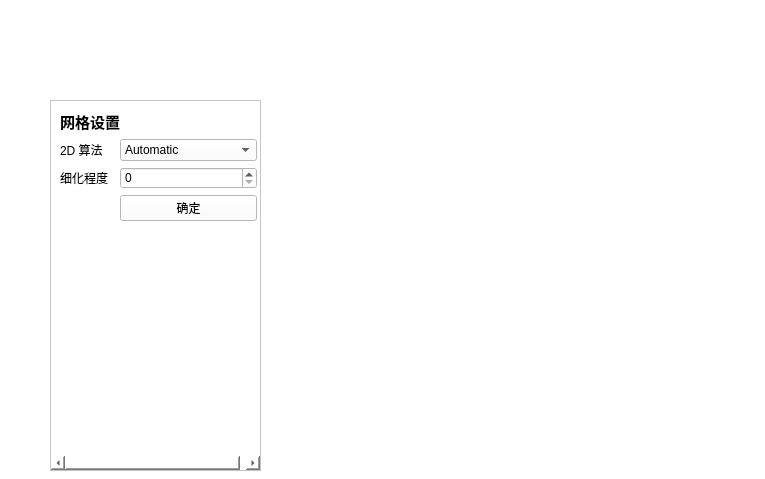
<?xml version="1.0" encoding="UTF-8"?>
<ui version="4.0">
 <class>ModelWidget</class>
 <widget class="QWidget" name="ModelWidget">
  <property name="geometry">
   <rect>
    <x>0</x>
    <y>0</y>
    <width>765</width>
    <height>479</height>
   </rect>
  </property>
  <property name="windowTitle">
   <string>Form</string>
  </property>
  <property name="styleSheet">
   <string notr="true">background-color: rgb(255, 255, 255);</string>
  </property>
  <widget class="QScrollArea" name="scrollArea">
   <property name="geometry">
    <rect>
     <x>50</x>
     <y>100</y>
     <width>211</width>
     <height>371</height>
    </rect>
   </property>
   <property name="widgetResizable">
    <bool>true</bool>
   </property>
   <widget class="QWidget" name="scrollAreaWidgetContents">
    <property name="geometry">
     <rect>
      <x>0</x>
      <y>0</y>
      <width>211</width>
      <height>352</height>
     </rect>
    </property>
    <layout class="QGridLayout" name="gridLayout_2">
     <item row="1" column="2">
      <widget class="QComboBox" name="comboBox">
       <item>
        <property name="text">
         <string>Automatic</string>
        </property>
       </item>
       <item>
        <property name="text">
         <string>MeshAdapt</string>
        </property>
       </item>
       <item>
        <property name="text">
         <string>Delaunay</string>
        </property>
       </item>
       <item>
        <property name="text">
         <string>Frontal-Delaunay</string>
        </property>
       </item>
       <item>
        <property name="text">
         <string>BAMG( experiment)</string>
        </property>
       </item>
      </widget>
     </item>
     <item row="2" column="2">
      <widget class="QSpinBox" name="spinBox"/>
     </item>
     <item row="2" column="0">
      <widget class="QLabel" name="label_3">
       <property name="text">
        <string>细化程度</string>
       </property>
      </widget>
     </item>
     <item row="3" column="2">
      <widget class="QPushButton" name="pushButton">
       <property name="text">
        <string>确定</string>
       </property>
      </widget>
     </item>
     <item row="4" column="0" colspan="3">
      <spacer name="verticalSpacer">
       <property name="orientation">
        <enum>Qt::Vertical</enum>
       </property>
       <property name="sizeHint" stdset="0">
        <size>
         <width>20</width>
         <height>40</height>
        </size>
       </property>
      </spacer>
     </item>
     <item row="1" column="0" colspan="2">
      <widget class="QLabel" name="label_2">
       <property name="text">
        <string>2D 算法</string>
       </property>
      </widget>
     </item>
     <item row="0" column="0" colspan="3">
      <widget class="QLabel" name="label">
       <property name="sizePolicy">
        <sizepolicy hsizetype="Preferred" vsizetype="Maximum">
         <horstretch>0</horstretch>
         <verstretch>0</verstretch>
        </sizepolicy>
       </property>
       <property name="font">
        <font>
         <pointsize>11</pointsize>
         <weight>75</weight>
         <bold>true</bold>
        </font>
       </property>
       <property name="text">
        <string>网格设置</string>
       </property>
      </widget>
     </item>
     <item row="1" column="3">
      <spacer name="horizontalSpacer">
       <property name="orientation">
        <enum>Qt::Horizontal</enum>
       </property>
       <property name="sizeHint" stdset="0">
        <size>
         <width>40</width>
         <height>20</height>
        </size>
       </property>
      </spacer>
     </item>
    </layout>
   </widget>
  </widget>
 </widget>
 <resources/>
 <connections/>
</ui>
